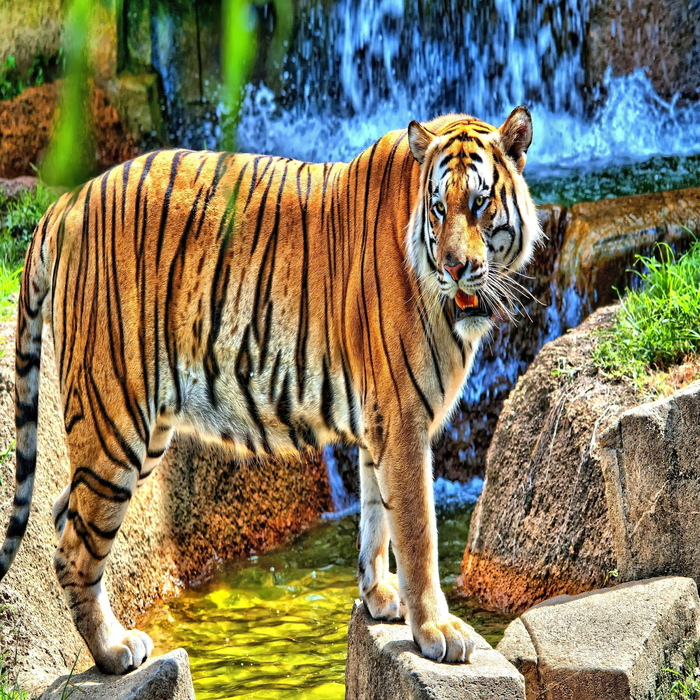
#> input picture Task-4/Task-4.2/Tiger1.jpg, 700 x 700 px
$ jupyter execute task-4.2.ipynb
#> lines starting #> are read from the running program, lines starting #| are printed output that depends on the picture; after the words box and inside, x2 and y2 are one past the last pixel; in counts of white or black regions, pixels touching at a corner belong together
[cell 1]
import cv2

[cell 2]
tiger = cv2.imread('Tiger1.jpg')
#> tiger is the input picture: shape (700, 700, 3); mean B, G, R 93.8, 122.8, 130.9

[cell 3]
# Resize the image
tiger = cv2.resize(tiger , (700,700))

[cell 4]
tiger.shape
#> Out = (700, 700, 3)

[cell 5]
dog = cv2.imread('Dog1.jpg')
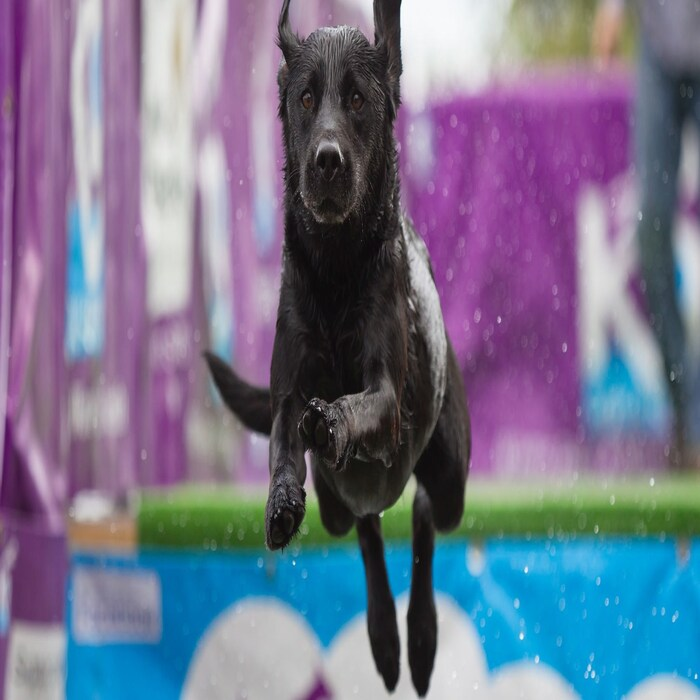
#> input picture Task-4/Task-4.2/Dog1.jpg, 700 x 700 px
#> dog is the input picture: shape (700, 700, 3); mean B, G, R 140.7, 116.9, 115.7

[cell 6]
# Resize the image
dog = cv2.resize(dog , (700,700))

[cell 7]
dog.shape
#> Out = (700, 700, 3)

[cell 8]
# See Tiger image
cv2.imshow('Tiger' , tiger)
cv2.waitKey()
cv2.destroyAllWindows()

[cell 9]
# See Dog image
cv2.imshow('Dog' , dog)
cv2.waitKey()
cv2.destroyAllWindows()

[cell 10]
# Crop image of tiger
ctiger = tiger[100:350,400:550 ]
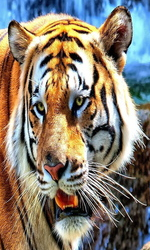
#> ctiger: shape (250, 150, 3); mean B, G, R 112, 125.1, 134.6
cv2.imshow('T' , ctiger)
cv2.waitKey()
cv2.destroyAllWindows()

[cell 11]
ctiger.shape
#> Out = (250, 150, 3)

[cell 12]
# Crop dog Image
cdog = dog[0:250,250:400]
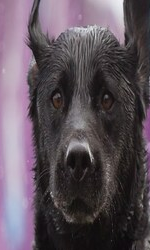
#> cdog: shape (250, 150, 3); mean B, G, R 90.2, 81.4, 92.2
cv2.imshow('D' , cdog)
cv2.waitKey()
cv2.destroyAllWindows()

[cell 13]
cdog.shape
#> Out = (250, 150, 3)

[cell 14]
import numpy as np

[cell 15]
# Copy  both crop images to other variables
crop_dog =np.copy(cdog)
crop_tiger = np.copy(ctiger)

# Add Dog Face on Tiger Image

[cell 16]
#Add Dog Face on Tiger Image
tiger[100:350,400:550 ]=crop_dog
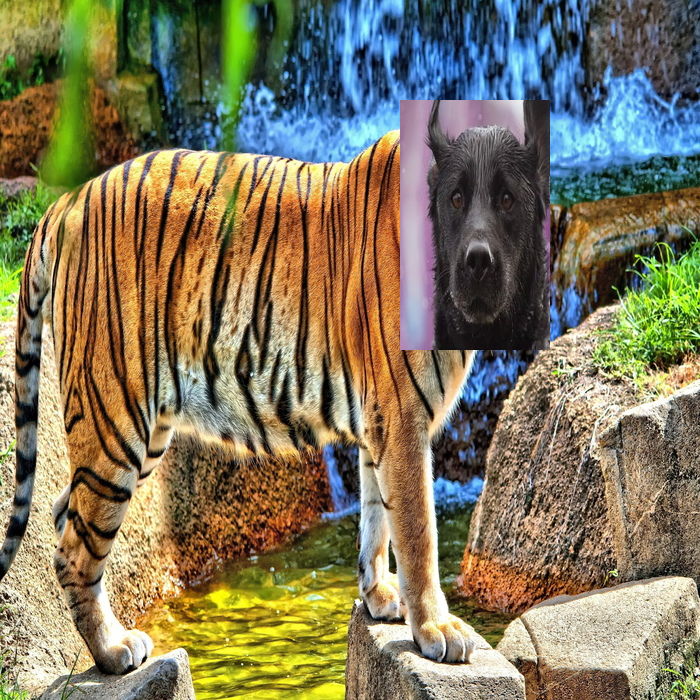
#> tiger: shape (700, 700, 3); 7.65% of pixels changed, all inside (x1, y1, x2, y2) = (400, 100, 550, 350)
cv2.imshow('Dog_Face' , tiger)
cv2.waitKey()
cv2.destroyAllWindows()

# Add Tiger Face on Dog Image

[cell 17]
dog[0:250,250:400] = crop_tiger
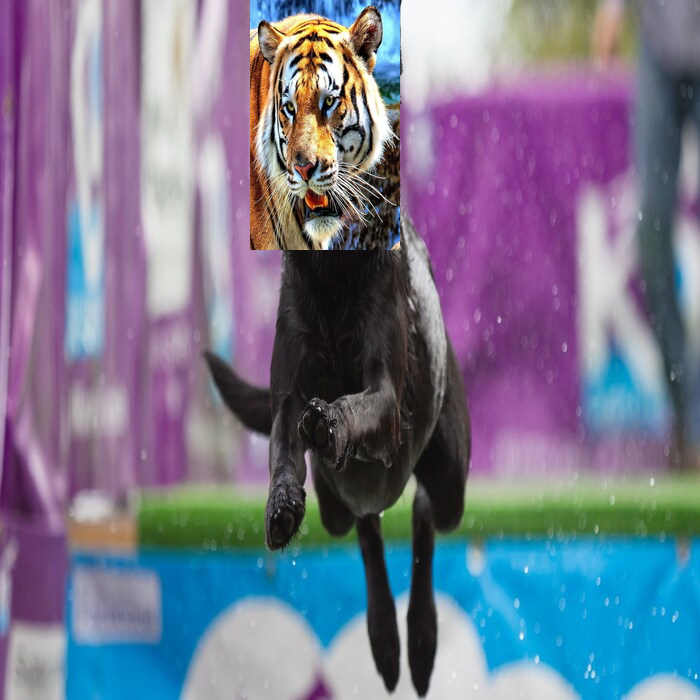
#> dog: shape (700, 700, 3); 7.65% of pixels changed, all inside (x1, y1, x2, y2) = (250, 0, 400, 250)
cv2.imshow('Tiger_Face' , dog)
cv2.waitKey()
cv2.destroyAllWindows()
